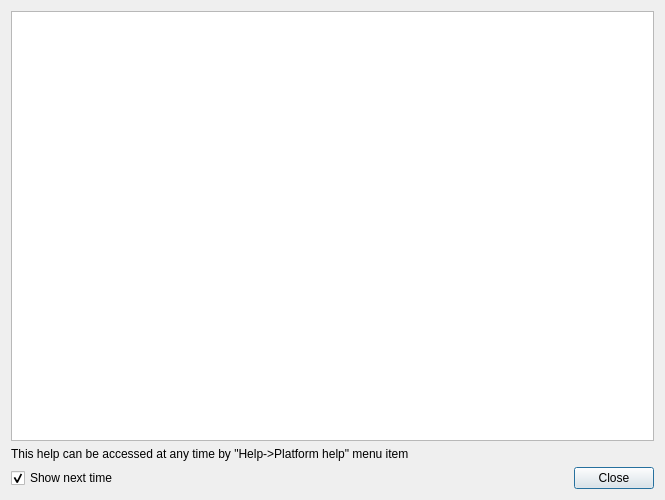
<?xml version="1.0" encoding="UTF-8"?>
<ui version="4.0">
 <class>HelpDialog</class>
 <widget class="QDialog" name="HelpDialog">
  <property name="geometry">
   <rect>
    <x>0</x>
    <y>0</y>
    <width>665</width>
    <height>500</height>
   </rect>
  </property>
  <property name="windowTitle">
   <string>Emu80 help</string>
  </property>
  <layout class="QVBoxLayout" name="verticalLayout">
   <item>
    <widget class="QTextBrowser" name="textBrowser">
     <property name="documentTitle">
      <string/>
     </property>
    </widget>
   </item>
   <item>
    <widget class="QLabel" name="hintLabel">
     <property name="text">
      <string>This help can be accessed at any time by &quot;Help-&gt;Platform help&quot; menu item</string>
     </property>
    </widget>
   </item>
   <item>
    <layout class="QHBoxLayout" name="horizontalLayout">
     <item>
      <widget class="QCheckBox" name="showNextTimeCheckBox">
       <property name="text">
        <string>Show next time</string>
       </property>
       <property name="checked">
        <bool>true</bool>
       </property>
      </widget>
     </item>
     <item>
      <spacer name="horizontalSpacer">
       <property name="orientation">
        <enum>Qt::Horizontal</enum>
       </property>
       <property name="sizeHint" stdset="0">
        <size>
         <width>40</width>
         <height>20</height>
        </size>
       </property>
      </spacer>
     </item>
     <item>
      <widget class="QPushButton" name="closeButton">
       <property name="text">
        <string>Close</string>
       </property>
      </widget>
     </item>
    </layout>
   </item>
  </layout>
 </widget>
 <tabstops>
  <tabstop>textBrowser</tabstop>
  <tabstop>showNextTimeCheckBox</tabstop>
  <tabstop>closeButton</tabstop>
 </tabstops>
 <resources/>
 <connections>
  <connection>
   <sender>closeButton</sender>
   <signal>clicked()</signal>
   <receiver>HelpDialog</receiver>
   <slot>close()</slot>
   <hints>
    <hint type="sourcelabel">
     <x>533</x>
     <y>477</y>
    </hint>
    <hint type="destinationlabel">
     <x>290</x>
     <y>249</y>
    </hint>
   </hints>
  </connection>
 </connections>
</ui>
